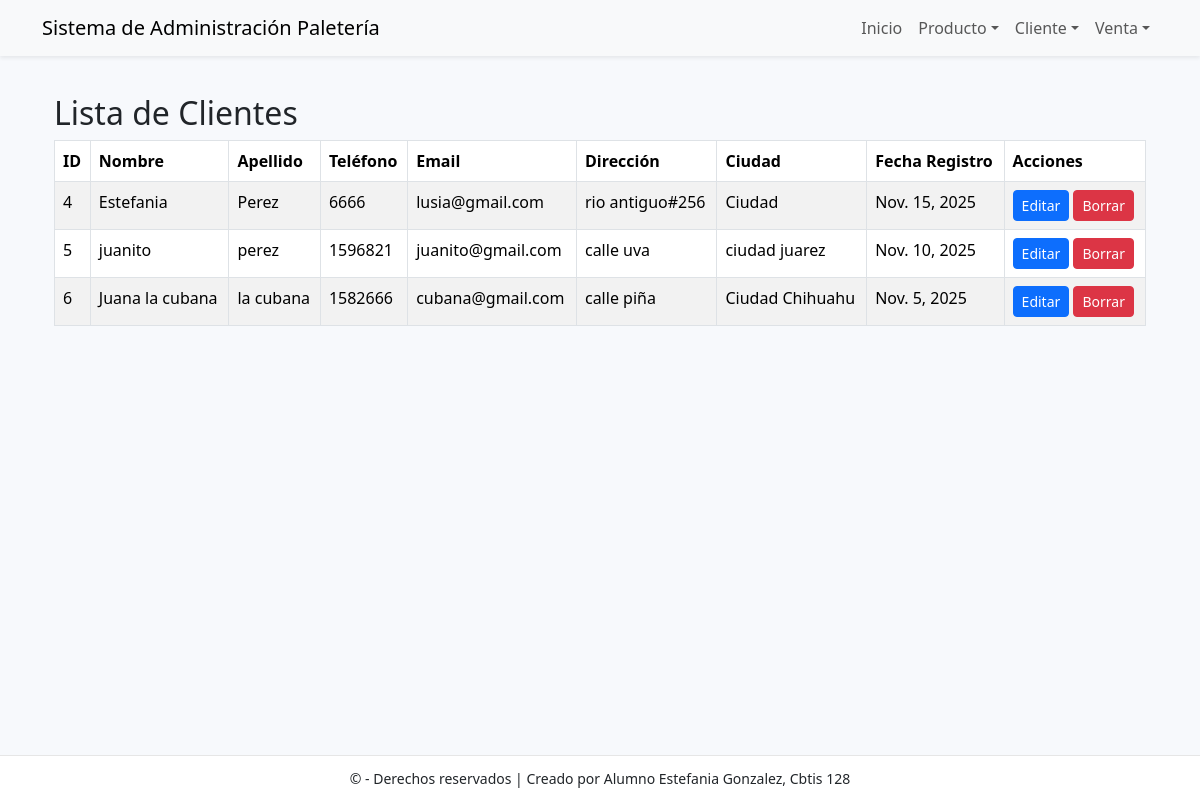
The app's page /cliente/ver/ with its own data.
### app_Paleteria/models.py (models this page shows, shortened)
class Cliente(models.Model):
    id_cliente = models.AutoField(primary_key=True)
    nombre = models.CharField(max_length=100, unique=True)
    apellido = models.CharField(max_length=100, unique=True)
    telefono = models.CharField(max_length=50, unique=True)
    email = models.CharField(max_length=100, unique=True)
    direccion = models.CharField(max_length=100, unique=True)
    fecha_registro = models.DateField(auto_now_add=True)
    ciudad = models.CharField(max_length=100, blank=True)

### app_Paleteria/views.py (the view)
# urls.py: path('cliente/ver/', views.ver_cliente, name='ver_cliente'),
def ver_cliente(request):
    clientes = Cliente.objects.all().order_by('id_cliente')
    return render(request, 'cliente/ver_cliente.html', {'clientes': clientes})

### app_Paleteria/templates/cliente/ver_cliente.html
{% extends 'base.html' %}
{% block content %}
<div class="container mt-4">
  <h2>Lista de Clientes</h2>
  <table class="table table-striped table-bordered">
    <thead>
      <tr>
        <th>ID</th>
        <th>Nombre</th>
        <th>Apellido</th>
        <th>Teléfono</th>
        <th>Email</th>
        <th>Dirección</th>
        <th>Ciudad</th>
        <th>Fecha Registro</th>
        <th>Acciones</th>
      </tr>
    </thead>
    <tbody>
      {% for cliente in clientes %}
      <tr>
        <td>{{ cliente.id_cliente }}</td>
        <td>{{ cliente.nombre }}</td>
        <td>{{ cliente.apellido }}</td>
        <td>{{ cliente.telefono }}</td>
        <td>{{ cliente.email }}</td>
        <td>{{ cliente.direccion }}</td>
        <td>{{ cliente.ciudad }}</td>
        <td>{{ cliente.fecha_registro }}</td>
        <td>
          <a href="{% url 'actualizar_cliente' cliente.id_cliente %}" class="btn btn-primary btn-sm">Editar</a>
          <a href="{% url 'borrar_cliente' cliente.id_cliente %}" class="btn btn-danger btn-sm">Borrar</a>
        </td>
      </tr>
      {% empty %}
      <tr>
        <td colspan="9" class="text-center">No hay clientes registrados.</td>
      </tr>
      {% endfor %}
    </tbody>
  </table>
</div>
{% endblock %}

### app_Paleteria/templates/base.html (style rules this page uses)
body { padding-top: 70px; padding-bottom: 70px; background:#f7f9fc; }

### records on screen
Cliente: id_cliente "4", nombre "Estefania", apellido "Perez", telefono "6666", email "lusia@gmail.com", direccion "rio antiguo#256", ciudad "Ciudad", fecha_registro "Nov. 15, 2025"
Cliente: id_cliente "5", nombre "juanito", apellido "perez", telefono "1596821", email "juanito@gmail.com", direccion "calle uva", ciudad "ciudad juarez", fecha_registro "Nov. 10, 2025"
Cliente: id_cliente "6", nombre "Juana la cubana", apellido "la cubana", telefono "1582666", email "cubana@gmail.com", direccion "calle piña", ciudad "Ciudad Chihuahu", fecha_registro "Nov. 5, 2025"
